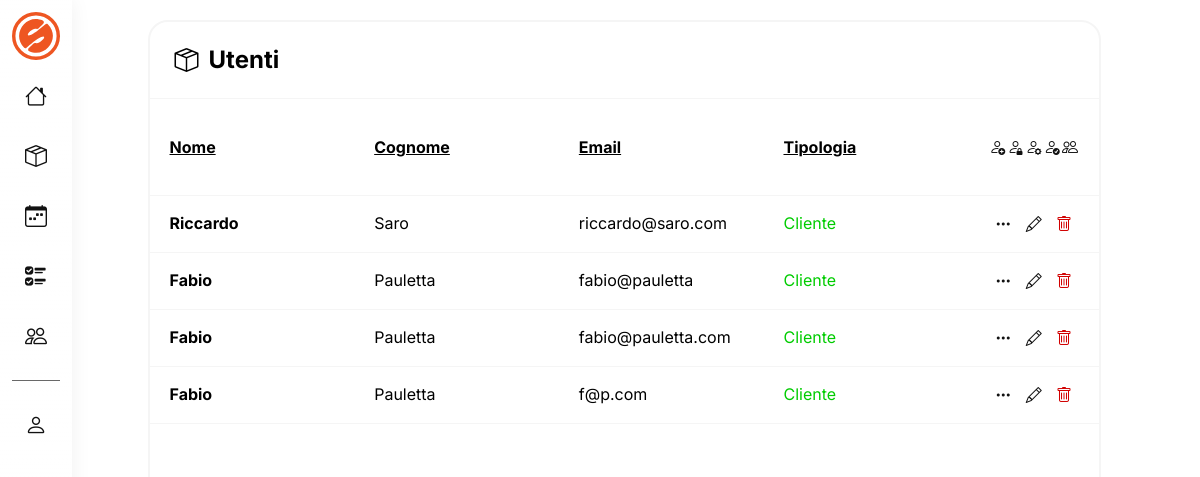
Screenshot of /php/utenti-backend.php?filter=clienti (signed in) with the database file from the repository.
### tables this page shows
CREATE TABLE `utenti` (
  `id_utente` int(20) NOT NULL,
  `nome` varchar(30) NOT NULL,
  `cognome` varchar(30) NOT NULL,
  `indirizzo` varchar(30) NOT NULL,
  `fk_città` int(10) NOT NULL,
  `email` varchar(30) NOT NULL,
  `passmd5` varchar(500) NOT NULL,
  `tipologia_utente` set('cliente','operatore','admin') NOT NULL,
  `img` varchar(150) NOT NULL
);

### php/utenti-backend.php (the view, shortened to what this page needs)
<html>
    <head>
        <link rel="stylesheet" type="text/css" href="../css/backend.css">
        <link rel="stylesheet" type="text/css" href="../css/general.css">
        <link rel="stylesheet" type="text/css" href="../css/articoli-backend.css">
    </head>
    <body>
        <nav>
            <ul>
                <li class="logo">
                    <a href="./backend.php">
                        <img src="../img/logo/favicon.svg">
                    </a>
                </li>
                <li>
                    <a href="./backend.php">
                        <i class="bi bi-house"></i>
                    </a>
                </li>
                <li>
                    <a href="./articoli-backend.php">
                        <i class="bi bi-box-seam"></i>
                    </a>
                </li>
                <li>
                    <a href="./prenotazioni-backend.php">
                        <i class="bi bi-calendar-week"></i>
                    </a>
                </li>
                <li>
                    <a href="./prestiti-backend.php">
                        <i class="bi bi-ui-checks"></i>
                    </a>
                </li>
                <?php
                    if ($_SESSION['user_type'] === 'admin') {
                        echo '<li>
                                <a href="./utenti-backend.php">
                                    <i class="bi bi-people"></i>
                                    <span>Utenti</span>
                                </a>
                            </li>';
                    }
                ?>
                <li>
                    <a href="./user.php">
                        <i class="bi bi-person"></i>
                    </a>
                </li>
            </ul>
        </nav>
        <section>
            <div class="col-art-back">
                <div class="row-art-back">
                    <div class="box">
                        <div class="box-title art">
                                <i class="bi bi-box-seam icon-title"></i>
                                <h1>Utenti</h1>
                        </div>
                        <div class="line"></div>
                        <div class="box-data top-tab">
                            <p><u><strong>Nome</strong></u></p>
                            <p><u><strong>Cognome</strong></u></p>
                            <p><u><strong>Email</strong></u></p>
                            <p><u><strong>Tipologia</strong></u></p>
                            <div class="btns">
                                <a href="#" class="open-popup-new">
                                    <i class="bi bi-person-add"></i>
                                </a>
                                <a href="?filter=admin">
                                    <i class="bi bi-person-lock"></i>
                                </a>
                                <a href="?filter=operatori">
                                    <i class="bi bi-person-gear"></i>
                                </a>
                                <a href="?filter=clienti">
                                    <i class="bi bi-person-check"></i>
                                </a>
                                <a href="?filter=all">
                                    <i class="bi bi-people"></i>
                                </a>
                            </div>
                        </div>
                        <div class="line"></div>
                        <div class="scrollable-section">
                            <?php
                            require_once('./db.php');
                            if (isset($_GET['filter'])) {
                                $filter = $_GET['filter'];
                                if ($filter === 'admin') {
                                    $sql = "SELECT * FROM utenti WHERE tipologia_utente = 'admin'";
                                } else if ($filter === 'operatori') {
                                    $sql = "SELECT * FROM utenti WHERE tipologia_utente = 'operatore'";
                                } else if ($filter === 'clienti') {
                                    $sql = "SELECT * FROM utenti WHERE tipologia_utente = 'cliente'";
                                } else if ($filter === 'all') {
                                    $sql = "SELECT * FROM utenti";
                                }
                            } else {
                                $sql = "SELECT * FROM utenti";
                            }
                            $result = $conn->query($sql);
                            if ($result->num_rows > 0) {
                                while($row = $result->fetch_assoc()) {
                                    $id = $row["id_utente"];
                                    $nome = $row["nome"];
                                    $cognome = $row["cognome"];
                                    $email = $row["email"];
                                    $tipologia_utente = $row["tipologia_utente"];
                                    echo '<div class="box-data">
                                            <div class="articolo">
                                                <p><strong>'.ucfirst($nome).'</strong></p>
                                                <p>'.ucfirst($cognome).'</p>
                                                <p>'.$email.'</p>';
                                                if($tipologia_utente == "cliente"){
                                                    echo '<p class="disponibile">'.ucfirst($tipologia_utente).'</p>';
                                                }else if($tipologia_utente == "admin"){
                                                    echo '<p class="in-prestito">'.ucfirst($tipologia_utente).'</p>';
                                                }else if($stato == "operatore"){
                                                    echo '<p class="guasto">'.ucfirst($tipologia_utente).'</p>';
                                                }
                                    echo '  </div>
                                        <div class="btns">
                                            <div id="popup-overlay" style="display: none;"></div>
                                                <a href="#" class="open-popup-info" data-id="'.$id.'">
                                                    <i class="bi bi-three-dots"></i>
                                                </a>
                                                <div id="popup-info" class="popup" style="display: none;">
                                                    <div class="popup-content">
                                                        <h3 id="titolo-popup"></h3>
                                                        <span class="close" onclick="closePopup(event, \'popup-info\')">&times;</span>
                                                        <p id="nome-popup"></p>
                                                    </div>
                                                </div>
                                                <a href="#" class="open-popup-mod" data-id="'.$id.'">
                                                    <i class="bi bi-pencil"></i>
                                                </a>
                                                <div id="popup-mod" class="popup" style="display: none;">
                                                    <div class="popup-content">
                                                    </div>
                                                </div>
                                                <a href="#" class="open-popup-delete" data-id="'.$id.'">
                                                    <i class="bi bi-trash trash"></i>
                                                </a>
                                                <div id="popup-del" class="popup" style="display: none;">
                                                    <div class="popup-content">
                                                    </div>
                                                </div>
                                            </div>
                                        </div>';
                                    echo'<div class="line"></div>';
                                }
                            } else {
                                echo "<div class='no-data'><strong><p>Nessun utente trovato</p></strong></div>";
                            }
                            ?>
                        </div>
                    </div>
                </div>
            </div>
        </section>
    </body>
</html>

### css/backend.css (style rules this page uses)
*, *:after, *:before { box-sizing: border-box; }
body { font-family: "Inter", sans-serif; line-height: 1.5; height: 100vh; width: 100vw; display: flex; flex-direction: row; align-items: start; justify-content: start; background-color: #ffffff; }
ul { height: 100vh; list-style: none; margin: 0; padding: 0; margin-left: auto; margin-right: auto; background: rgb(255, 255, 255); background: linear-gradient(180deg, rgba(255, 255, 255, 1) -15%, rgba(255, 255, 255, 0) 130%); backdrop-filter: blur(20px); display: flex; flex-direction: column; padding: .75rem; box-shadow: 0px 0px 20px rgba(0, 0, 0, 0.06); }
li:nth-child(7) { margin-top: 1.25rem; padding-top: 1.25rem; border-top: 1px solid #686868; }
li+li { margin-top: .75rem; }
nav { position: fixed; }
.box { display: flex; flex-direction: column; align-items: center; justify-content: start; width: 100%; height: auto; border: 2px solid #f5f5f5; border-radius: 20px; height: 100%; }
.box-title { display: flex; justify-content: space-between; align-items: center; flex-direction: row; width: calc(100% - 50px); margin: 20px; }
.box-title h1 { font-size: 24px; margin: 0; }
.line { height: 1px; background-color: #f5f5f5; width: 100%; }
.articolo { display: flex; flex-direction: row; justify-content: space-between; align-items: center; width: 90%; margin: 15px 0; }
.box-data { display: flex; flex-direction: row; justify-content: space-between; align-items: start; width: calc(100% - 40px); margin: 0 20px; height: auto; }
.articolo p { margin: 0; }
.box-data p { width: 100%; margin: 0; }
.disponibile { color: #00cc00; }
.trash { color: #d10000; }

### css/general.css (style rules this page uses)
html, body { margin: 0px; font-family: "Inter"; }

### css/articoli-backend.css (style rules this page uses)
.art { justify-content: start; }
.icon-title { margin-right: 10px; font-size: 24px; }
.box-data { display: flex; flex-direction: row; justify-content: space-between; align-items: start; width: calc(100% - 40px); margin: 0 20px; height: auto; }
.articolo p { margin: 0; }
.box-data p { width: 100%; margin: 0; }
.top-tab { margin: 20px 20px; display: flex; flex-direction: row; justify-content: space-between; align-items: center; }
.box { height: auto; }
.btns { display: flex; flex-direction: row; justify-content: space-between; align-items: center; width: 10%; margin: 10px 0; }
.btns a { width: 36px; height: 36px; text-decoration: none; color: #111111; display: flex; justify-content: center; align-items: center; border-radius: 500px; }
.articolo { display: flex; flex-direction: row; justify-content: space-between; align-items: center; width: 90%; margin: 15px 0; }
.disponibile { color: #00cc00; }
.trash { color: #d10000; }
.open-popup-info, .open-popup-mod, .open-popup-delet { cursor: pointer; width: 100%; }
.row-art-back { display: flex; flex-direction: row; align-items: center; justify-content: center; width: 90%; height: auto; padding: 20px; }
.col-art-back { position: fixed; display: flex; flex-direction: column; align-items: center; justify-content: start; width: 92vw; height: auto; margin-left: 4.52rem; }
.scrollable-section { overflow-y: auto; height: 70vh; width: 100%; }

### rows the page displays
utenti: nome "Riccardo", cognome "Saro", email "riccardo@saro.com", tipologia_utente "Cliente"
utenti: nome "Fabio", cognome "Pauletta", email "fabio@pauletta", tipologia_utente "Cliente"
utenti: nome "Fabio", cognome "Pauletta", email "fabio@pauletta.com", tipologia_utente "Cliente"
utenti: nome "Fabio", cognome "Pauletta", email "f@p.com", tipologia_utente "Cliente"
